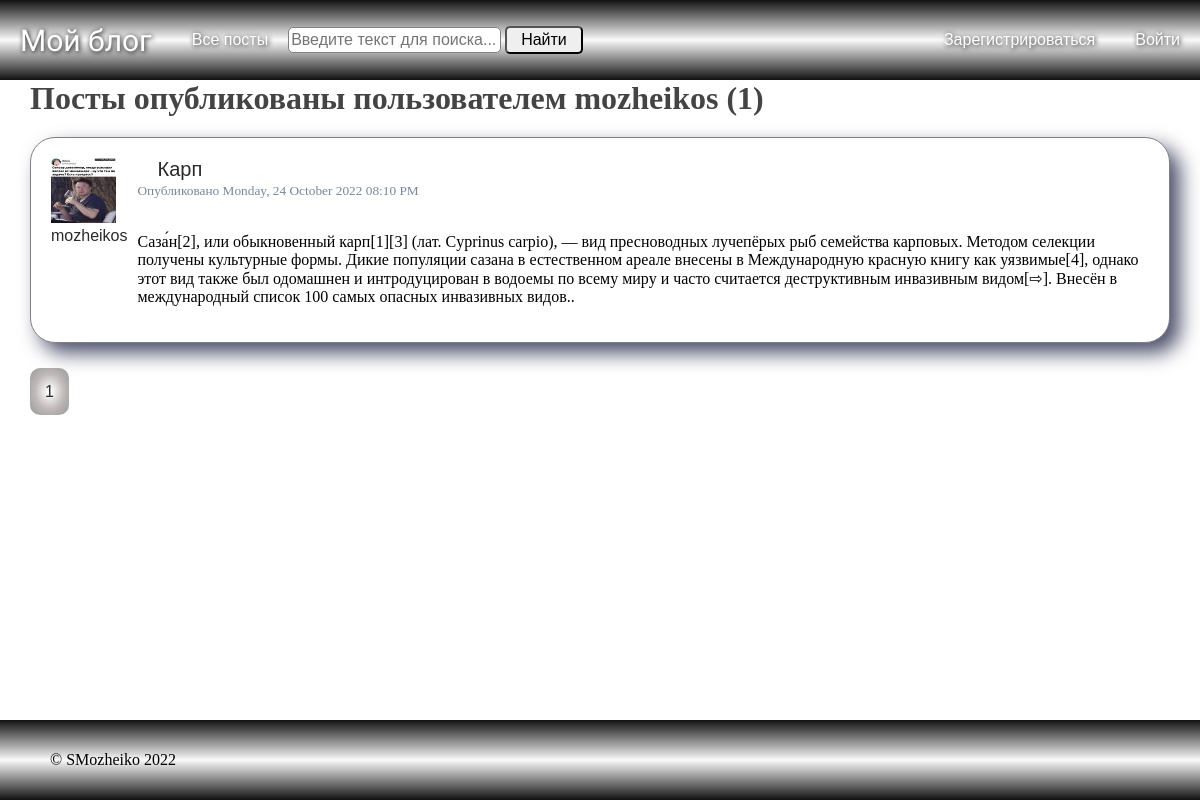
/user_posts?username=mozheikos, run on an earlier commit of the app's database.
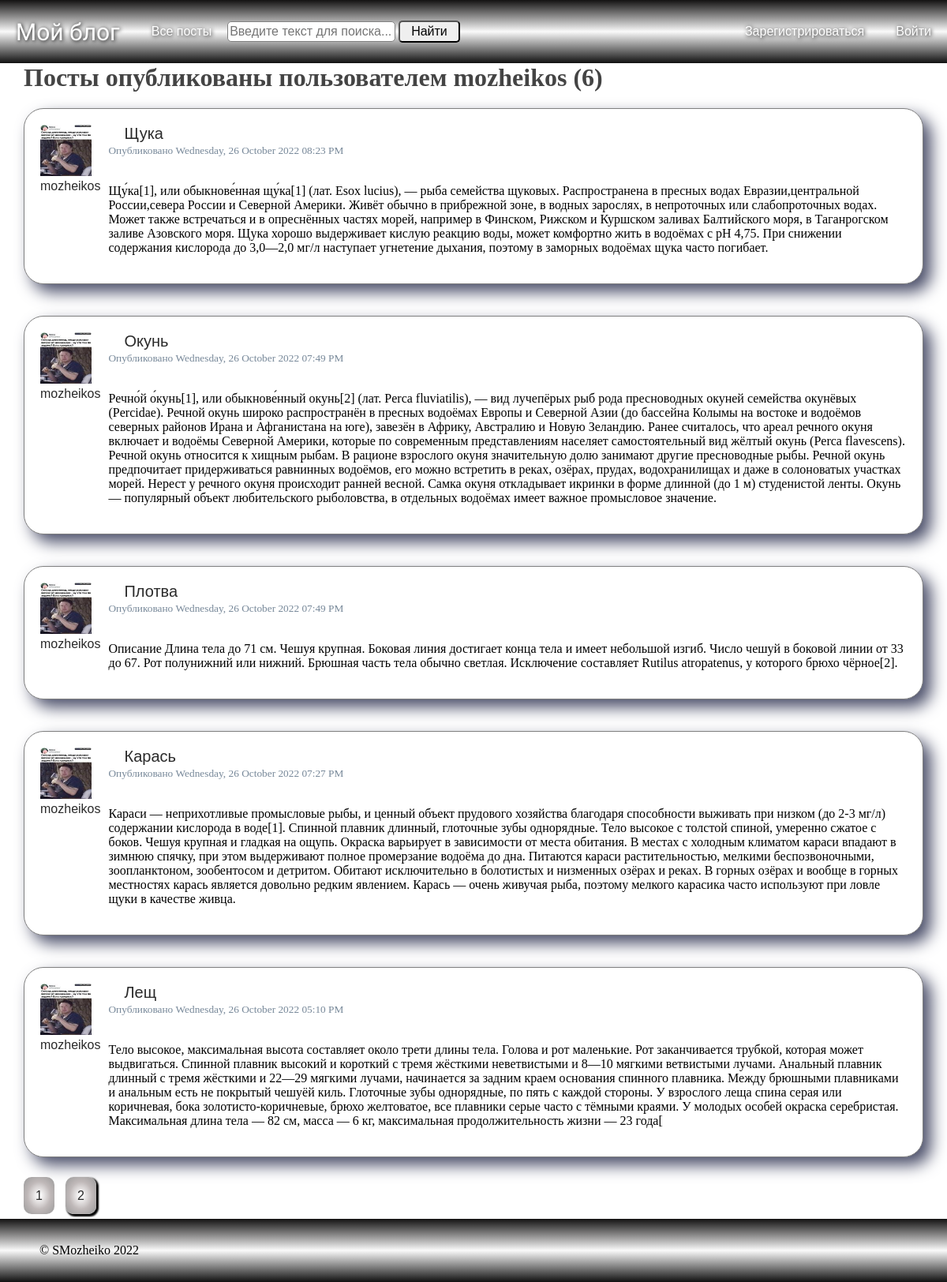
And on a later commit of the database.
### blog_flask/models.py (models this page shows, shortened)
class User(db.Model, UserMixin):
    id = db.Column(db.Integer, primary_key=True)
    username = db.Column(db.String(20), unique=True, nullable=False)
    email = db.Column(db.String(120), unique=True, nullable=False)
    avatar = db.Column(db.String(100), nullable=False, default='default.png')
    password = db.Column(db.String(100), nullable=False)
    posts = db.relationship(
        'Post',
        back_populates='author',
        lazy=True,
        uselist=True
    )

class Post(db.Model):
    id = db.Column(db.Integer, primary_key=True)
    title = db.Column(db.String(100), nullable=False)
    created_at = db.Column(db.DateTime, nullable=False, default=datetime.datetime.utcnow())
    content = db.Column(db.Text, nullable=False)
    user_id = db.Column(
        db.Integer, db.ForeignKey(
            'user.id',
            ondelete='CASCADE',
            onupdate='CASCADE'
        ), nullable=False
    )
    author = db.relationship(
        User,
        back_populates='posts',
        uselist=False
    )

### blog_flask/users/routes.py (the view)
@users.route('/user_posts')
def user_posts():
    username = request.args.get('username', type=str)
    page = request.args.get('page', 1, type=int)
    user = User.query.filter_by(username=username).first()
    posts = Post.query.filter_by(author=user).order_by(
        Post.created_at.desc()
    ).paginate(page=page, per_page=5)
    return render_template('user_posts.html', posts=posts, user=user)

### blog_flask/context_processsors.py
class SearchForm(FlaskForm):
    search = StringField(
        label='Поиск',
        validators=[DataRequired()]
    )
    find = SubmitField(
        label='Найти'
    )

### run.py (called while the page is built)
@app.context_processor
def search():
    form = SearchForm()
    return dict(search=form)

@app.context_processor
def year():
    today_year = datetime.datetime.now().year
    return dict(year=today_year)

### blog_flask/templates/user_posts.html
{% extends "layout.html" %}
{% block content %}
    <h1 class="mb-3">Посты опубликованы пользователем {{ user.username }} ({{ posts.total }})</h1>
    {% for post in posts.items %}
    <div class="content-card">
      <div class="card-author">
        <img class="article-img" src="{{ url_for('static', filename='profile_pictures/' + post.author.avatar) }}">
        <a class="navbar-user card-title card-author" href="{{ url_for('users.user_posts', username=post.author.username) }}" style="margin: 0 auto">{{ post.author.username }}</a>
      </div>
      <div class="card">
        <div class="card-body">
          <h4 class="card-title"><a class="navbar-user card-title" href="{{ url_for('posts.post', post_id=post.id) }}">{{ post.title }}</a></h4>
          <small>Опубликовано {{ post.created_at.strftime('%A, %d %B %Y %I:%M %p') }}</small>
          <br>
          <br>
          <p class="card-text">{{ post.content }}</p>
        </div>
      </div>
    </div>
    {% endfor %}
    <div class="pagination">
        {% for page_num in posts.iter_pages(left_edge=1, right_edge=1, left_current=1, right_current=2) %}
          {% if page_num %}
            {% if posts.page == page_num %}
              <a class="paginate-button selected-page" href="{{ url_for('users.user_posts', username=user.username, page=page_num) }}">{{ page_num }}</a>
            {% else %}
              <a class="paginate-button" href="{{ url_for('users.user_posts', username=user.username, page=page_num) }}">{{ page_num }}</a>
            {% endif %}
          {% else %}
            ...
          {% endif %}
        {% endfor %}
    </div>
{% endblock content %}

### blog_flask/templates/layout.html (shortened to what this page needs)
<!DOCTYPE html>
<html>
<head>
    <link rel="stylesheet" type="text/css" href="{{ url_for('static', filename='main.css') }}">
</head>
<body>
    <div class="body">
        <div class="wrapper">
          <div class="navbar">
            <div class="navbar-main">
                <a class="navbar-brand" href="/">Мой блог</a>
                <a href="{{ url_for('posts.allpost') }}" class="nav-link nav-item navigation-links">
                    Все посты
                </a>
                <form class="search" action="{{ url_for('posts.allpost') }}" method="get">
                    {{ search.search(class="search-input", placeholder="Введите текст для поиска...") }}
                    {{ search.find(class="search-button") }}
                </form>
            </div>
            <div class="navbar-profile">
                {% if current_user.is_authenticated %}
                    <h4 class="navbar-user">Привет, {{ current_user.username }}!</h4>
                    <a href="{{ url_for('users.account') }}" class="nav-link nav-item navigation-links">
                        Аккаунт
                    </a>
                    <a href="{{ url_for('posts.publish') }}" class="nav-link nav-item navigation-links">
                        Новый пост
                    </a>
                    <a href="{{ url_for('users.logout') }}" class="nav-link nav-item navigation-links">
                        Выйти
                    </a>
                {% else %}
                    <a href="{{ url_for('users.register') }}" class="nav-link nav-item navigation-links">
                        Зарегистрироваться
                    </a>
                    <a href="{{ url_for('users.login') }}" class="nav-link nav-item navigation-links">
                        Войти
                    </a>
                {% endif %}
            </div>
          </div>
            <div class="content">
              {% block content %}{% endblock %}
            </div>
        </div>
        <div class="footer">
            &copy; SMozheiko {{ year }}
        </div>
    </div>
</body>
</html>

### blog_flask/static/main.css (style rules this page uses)
body { margin: 0; padding: 0; }
.body { display: flex; flex-direction: column; min-height: 100vh; }
.wrapper { flex-grow: 1; }
.navbar, .footer { display: flex; height: 80px; align-items: center; position: sticky; justify-content: space-between; background: linear-gradient(rgb(19, 18, 18), rgb(250, 250, 250), rgb(17, 17, 17)); }
.footer { padding: 0 50px; box-sizing: border-box; }
.navbar-main, .navbar-profile { display: flex; align-items: center; }
.navbar-brand { text-decoration: none; font-size: 30px; font-family: 'Stalinist One', cursive; font-weight: normal; margin: 20px; color: white; text-shadow: 1px 1px 5px black; }
.navbar-user { font-size: 20px; font-family: Impact, Charcoal, sans-serif; font-weight: normal; margin: 20px; }
.nav-link { text-decoration: none; font-size: 16px; font-family: Impact, Charcoal, sans-serif; font-weight: normal; margin: 20px; color: white; text-shadow: 1px 1px 5px black; }
.search input { line-height: 20px; font-size: 16px; font-family: Ubuntu, sans-serif; font-weight: normal; border-radius: 5px; }
.search-input { padding: 2px; color: black; border: 1px solid gray; }
.search-button { padding: 2px 14px; cursor: pointer; color: black; }
.content { position: relative; display: flex; flex-direction: column; margin: 0 auto; padding: 0; max-width: 1140px; background-color: #fff; justify-content: flex-start; }
.pagination { margin: 20px 0; }
.paginate-button { margin-right: 10px; padding: 15px; border-radius: 10px; box-sizing: border-box; box-shadow: 2px 2px 2px 1px black; font-family: Impact, Charcoal, sans-serif; text-decoration: none; color: #2a2a2a; background: radial-gradient(white 5%, rgb(192, 185, 185), rgb(152, 152, 152)); }
.selected-page { box-shadow: none; }
h1, h2, h3, h4, h5, h6 { margin: 0; color: #444444; }
.content-card { display: flex; padding: 20px; border: 1px solid grey; border-radius: 25px; background-color: white; box-shadow: 10px 10px 20px #4a4e69; margin: 20px 0; }
.card { margin-left: 10px; }
.card-title { text-decoration: none; color: #2a2a2a; }
.card-author { font-size: 16px; margin: 0; }
.article-img { height: 65px; width: 65px; padding: 0; margin: 0; }
small { color: lightslategrey; }

What changed in the data, as far as the page shows it:
no longer on this page (row unchanged): Post: avatar (picture), author.username "mozheikos", title "Карп", created_at "Monday, 24 October 2022 08:10 PM", content "Саза́н[2], или обыкновенный карп[1][3] (лат. Cyprinus carpio), — вид пресноводных лучепёрых рыб семейства карповых. Методом селекции получены культурные формы. Дикие популяции сазана в естественном ареале внесены в Международную красную книгу как уязвимые[4], однако этот вид также был одомашнен и интродуцирован в водоемы по всему миру и часто считается деструктивным инвазивным видом[⇨]. Внесён в международный список 100 самых опасных инвазивных видов.."
added Post: avatar (picture), author.username "mozheikos", title "Щука", created_at "Wednesday, 26 October 2022 08:23 PM", content "Щу́ка[1], или обыкнове́нная щу́ка[1] (лат. Esox lucius), — рыба семейства щуковых. Распространена в пресных водах Евразии,центральной России,севера России и Северной Америки. Живёт обычно в прибрежной зоне, в водных зарослях, в непроточных или слабопроточных водах. Может также встречаться и в опреснённых частях морей, например в Финском, Рижском и Куршском заливах Балтийского моря, в Таганрогском заливе Азовского моря. Щука хорошо выдерживает кислую реакцию воды, может комфортно жить в водоёмах с pH 4,75. При снижении содержания кислорода до 3,0—2,0 мг/л наступает угнетение дыхания, поэтому в заморных водоёмах щука часто погибает."
added Post: avatar (picture), author.username "mozheikos", title "Окунь", created_at "Wednesday, 26 October 2022 07:49 PM", content "Речно́й о́кунь[1], или обыкнове́нный окунь[2] (лат. Perca fluviatilis), — вид лучепёрых рыб рода пресноводных окуней семейства окунёвых (Percidae). Речной окунь широко распространён в пресных водоёмах Европы и Северной Азии (до бассейна Колымы на востоке и водоёмов северных районов Ирана и Афганистана на юге), завезён в Африку, Австралию и Новую Зеландию. Ранее считалось, что ареал речного окуня включает и водоёмы Северной Америки, которые по современным представлениям населяет самостоятельный вид жёлтый окунь (Perca flavescens). Речной окунь относится к хищным рыбам. В рационе взрослого окуня значительную долю занимают другие пресноводные рыбы. Речной окунь предпочитает придерживаться…"
added Post: avatar (picture), author.username "mozheikos", title "Плотва", created_at "Wednesday, 26 October 2022 07:49 PM", content "Описание Длина тела до 71 см. Чешуя крупная. Боковая линия достигает конца тела и имеет небольшой изгиб. Число чешуй в боковой линии от 33 до 67. Рот полунижний или нижний. Брюшная часть тела обычно светлая. Исключение составляет Rutilus atropatenus, у которого брюхо чёрное[2]."
added Post: avatar (picture), author.username "mozheikos", title "Карась", created_at "Wednesday, 26 October 2022 07:27 PM", content "Караси — неприхотливые промысловые рыбы, и ценный объект прудового хозяйства благодаря способности выживать при низком (до 2-3 мг/л) содержании кислорода в воде[1]. Спинной плавник длинный, глоточные зубы однорядные. Тело высокое с толстой спиной, умеренно сжатое с боков. Чешуя крупная и гладкая на ощупь. Окраска варьирует в зависимости от места обитания. В местах с холодным климатом караси впадают в зимнюю спячку, при этом выдерживают полное промерзание водоёма до дна. Питаются караси растительностью, мелкими беспозвоночными, зоопланктоном, зообентосом и детритом. Обитают исключительно в болотистых и низменных озёрах и реках. В горных озёрах и вообще в горных местностях карась является…"
added Post: avatar (picture), author.username "mozheikos", title "Лещ", created_at "Wednesday, 26 October 2022 05:10 PM", content "Тело высокое, максимальная высота составляет около трети длины тела. Голова и рот маленькие. Рот заканчивается трубкой, которая может выдвигаться. Спинной плавник высокий и короткий с тремя жёсткими неветвистыми и 8—10 мягкими ветвистыми лучами. Анальный плавник длинный с тремя жёсткими и 22—29 мягкими лучами, начинается за задним краем основания спинного плавника. Между брюшными плавниками и анальным есть не покрытый чешуёй киль. Глоточные зубы однорядные, по пять с каждой стороны. У взрослого леща спина серая или коричневая, бока золотисто-коричневые, брюхо желтоватое, все плавники серые часто с тёмными краями. У молодых особей окраска серебристая. Максимальная длина тела — 82 см, масса —…"
Also different on the page:
{{ posts.total }}: "1" → "6"
new list line: "2"
